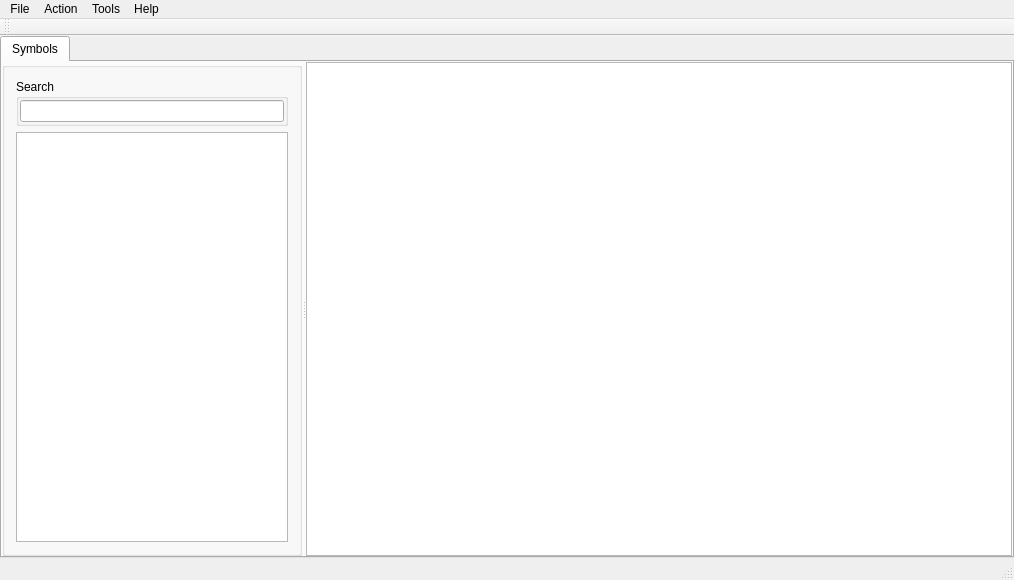
<?xml version="1.0" encoding="UTF-8"?>
<ui version="4.0">
 <class>GuiMainWindow</class>
 <widget class="QMainWindow" name="GuiMainWindow">
  <property name="geometry">
   <rect>
    <x>0</x>
    <y>0</y>
    <width>1014</width>
    <height>580</height>
   </rect>
  </property>
  <property name="windowTitle">
   <string>MainWindow</string>
  </property>
  <widget class="QWidget" name="centralWidget">
   <layout class="QVBoxLayout" name="verticalLayout">
    <property name="leftMargin">
     <number>0</number>
    </property>
    <property name="topMargin">
     <number>0</number>
    </property>
    <property name="rightMargin">
     <number>0</number>
    </property>
    <property name="bottomMargin">
     <number>0</number>
    </property>
    <item>
     <widget class="QTabWidget" name="tabWidgetMain">
      <property name="currentIndex">
       <number>0</number>
      </property>
      <widget class="QWidget" name="tabSymbols">
       <attribute name="title">
        <string>Symbols</string>
       </attribute>
       <layout class="QVBoxLayout" name="verticalLayout_4">
        <property name="leftMargin">
         <number>0</number>
        </property>
        <property name="topMargin">
         <number>0</number>
        </property>
        <property name="rightMargin">
         <number>0</number>
        </property>
        <property name="bottomMargin">
         <number>0</number>
        </property>
        <item>
         <widget class="QSplitter" name="splitter">
          <property name="orientation">
           <enum>Qt::Horizontal</enum>
          </property>
          <widget class="QGroupBox" name="">
           <property name="sizePolicy">
            <sizepolicy hsizetype="Preferred" vsizetype="Preferred">
             <horstretch>0</horstretch>
             <verstretch>0</verstretch>
            </sizepolicy>
           </property>
           <property name="maximumSize">
            <size>
             <width>300</width>
             <height>16777215</height>
            </size>
           </property>
           <layout class="QVBoxLayout" name="verticalLayout_3">
            <property name="sizeConstraint">
             <enum>QLayout::SetDefaultConstraint</enum>
            </property>
            <item>
             <widget class="QGroupBox" name="groupBoxSearch">
              <property name="title">
               <string>Search</string>
              </property>
              <layout class="QVBoxLayout" name="verticalLayout_2">
               <property name="leftMargin">
                <number>1</number>
               </property>
               <property name="topMargin">
                <number>1</number>
               </property>
               <property name="rightMargin">
                <number>1</number>
               </property>
               <property name="bottomMargin">
                <number>1</number>
               </property>
               <item>
                <widget class="QLineEdit" name="lineEditSearch"/>
               </item>
              </layout>
             </widget>
            </item>
            <item>
             <widget class="QTableWidget" name="tableWidgetSymbols">
              <property name="sizePolicy">
               <sizepolicy hsizetype="Expanding" vsizetype="Expanding">
                <horstretch>0</horstretch>
                <verstretch>0</verstretch>
               </sizepolicy>
              </property>
             </widget>
            </item>
           </layout>
          </widget>
          <widget class="QTextBrowser" name="textBrowserResult">
           <property name="sizePolicy">
            <sizepolicy hsizetype="Expanding" vsizetype="Expanding">
             <horstretch>0</horstretch>
             <verstretch>0</verstretch>
            </sizepolicy>
           </property>
          </widget>
         </widget>
        </item>
       </layout>
      </widget>
     </widget>
    </item>
   </layout>
  </widget>
  <widget class="QMenuBar" name="menuBar">
   <property name="geometry">
    <rect>
     <x>0</x>
     <y>0</y>
     <width>1014</width>
     <height>22</height>
    </rect>
   </property>
   <widget class="QMenu" name="menuFile">
    <property name="title">
     <string>File</string>
    </property>
    <addaction name="actionOpen"/>
   </widget>
   <widget class="QMenu" name="menuExport">
    <property name="title">
     <string>Action</string>
    </property>
    <addaction name="actionC_C"/>
   </widget>
   <widget class="QMenu" name="menuInfo">
    <property name="title">
     <string>Help</string>
    </property>
    <addaction name="actionAbout"/>
   </widget>
   <widget class="QMenu" name="menuTools">
    <property name="title">
     <string>Tools</string>
    </property>
    <addaction name="actionOptions"/>
   </widget>
   <addaction name="menuFile"/>
   <addaction name="menuExport"/>
   <addaction name="menuTools"/>
   <addaction name="menuInfo"/>
  </widget>
  <widget class="QToolBar" name="mainToolBar">
   <attribute name="toolBarArea">
    <enum>TopToolBarArea</enum>
   </attribute>
   <attribute name="toolBarBreak">
    <bool>false</bool>
   </attribute>
  </widget>
  <widget class="QStatusBar" name="statusBar"/>
  <action name="actionOpen">
   <property name="text">
    <string>Open</string>
   </property>
  </action>
  <action name="actionC_C">
   <property name="text">
    <string>C/C++</string>
   </property>
  </action>
  <action name="actionAbout">
   <property name="text">
    <string>About</string>
   </property>
  </action>
  <action name="actionOptions">
   <property name="text">
    <string>Options</string>
   </property>
  </action>
 </widget>
 <layoutdefault spacing="6" margin="11"/>
 <resources/>
 <connections/>
</ui>
